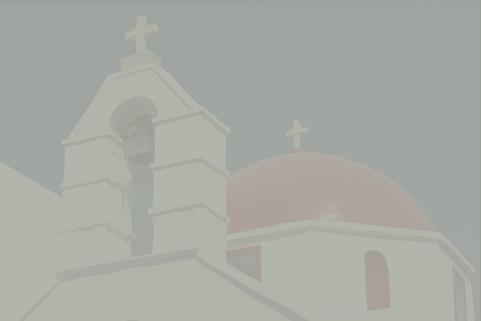
#> input picture Project1A_submission/canny_dataset/118035.jpg, 481 x 321 px; its folder holds only this picture in this run
$ python cannyEdge.py
#> lines starting #> are read from the running program, lines starting #| are printed output that depends on the picture
#> further down, I is the input picture: shape (321, 481, 3); mean R, G, B 168, 170.4, 164.4
### Project1A_submission/utils.py
'''
  File name: utils.py
  Author: Haoyuan(Steve) Zhang
  Date created: 9/10/2017
'''

'''
  File clarification:
    Utils file that contributes the project
'''
#!/usr/local/bin/python3
import numpy as np
from scipy import signal
import matplotlib.pyplot as plt

'''
  Derivatives visualzation function
'''
def visDerivatives(I_gray, Mag, Magx, Magy):
  fig, axes = plt.subplots(2, 2, figsize = (12, 12))

  axes[0,0].imshow(Mag, cmap='gray', interpolation='nearest')
  axes[0,0].axis('off')
  axes[0,0].set_title('Gradient Magnitude')

  axes[0,1].imshow(Magx, cmap='gray', interpolation='nearest')
  axes[0,1].axis('off')
  axes[0,1].set_title('Gradient Magnitude (x axis)')

  axes[1,0].imshow(Magy, cmap='gray', interpolation='nearest')
  axes[1,0].axis('off')
  axes[1,0].set_title('Gradient Magnitude (y axis)')

  # plot gradient orientation
  Mag_vec = Mag.transpose().reshape(1, Mag.shape[0] * Mag.shape[1])
  hist, bin_edge = np.histogram(Mag_vec.transpose(), 100)

  ind_array = np.array(np.where( (np.cumsum(hist).astype(float) / hist.sum()) < 0.95))
  thr = bin_edge[ind_array[0, -1]]

  ind_remove = np.where(np.abs(Mag) < thr)
  Magx[ind_remove] = 0
  Magy[ind_remove] = 0

  X, Y = np.meshgrid(np.arange(0, Mag.shape[1], 1), np.arange(0, Mag.shape[0], 1))

  axes[1,1].imshow(I_gray, cmap='gray', interpolation='nearest')
  axes[1,1].axis('off')
  axes[1,1].set_title('Gradient Orientation')

  Q = plt.quiver(X, Y, Magx, Magy)
  qk = plt.quiverkey(Q, 0.9, 0.9, 2, r'$2 \frac{m}{s}$', labelpos='E', coordinates='figure')

'''
  Edge detection result visualization function
'''
def visCannyEdge(Im_raw, M, E):
  # plot image
  fig, (ax0, ax1, ax2) = plt.subplots(1, 3, figsize = (12, 12))

  # plot original image
  ax0.imshow(Im_raw)
  ax0.axis("off")
  ax0.set_title('Raw image')

  # plot edge detection result
  ax1.imshow(M, cmap='gray', interpolation='nearest')
  ax1.axis("off")
  ax1.set_title('Non-Max Suppression Result')

  # plot original image
  ax2.imshow(E, cmap='gray', interpolation='nearest')
  ax2.axis("off")
  ax2.set_title('Canny Edge Detection')

'''
  Generate one dimension Gaussian distribution
  - input mu: the mean of pdf
  - input sigma: the standard derivation of pdf
  - input length: the size of pdf
  - output: a row vector represents one dimension Gaussian distribution
'''
# [14 lines left out: function GaussianPDF_1D, not called in this run]

'''
  Generate two dimensional Gaussian distribution
  - input mu: the mean of pdf
  - input sigma: the standard derivation of pdf
  - input row: length in row axis
  - input column: length in column axis
  - output: a 2D matrix represents two dimensional Gaussian distribution
'''
# [7 lines left out: function GaussianPDF_2D, not called in this run]

'''
  Convert RGB image to gray one manually
  - Input I_rgb: 3-dimensional rgb image
  - Output I_gray: 2-dimensional grayscale image
'''
def rgb2gray(I_rgb):
  r, g, b = I_rgb[:, :, 0], I_rgb[:, :, 1], I_rgb[:, :, 2]
  I_gray = 0.2989 * r + 0.5870 * g + 0.1140 * b
  return I_gray

'''
#   Function Input
#   v     M*N            the value lies on grid point which is corresponding to the meshgrid coordinates
#   xq    M1*N1 or M2    the query points x coordinates
#   yq    M1*N1 or M2    the query points y coordinates
#
##########
#   Function Output
#   interpv , the interpolated value at querying coordinates xq, yq, it has the same size as xq and yq.
##########
#   For project 1, v = Mag
#                  xq and yq are the coordinates of the interpolated location, i.e the coordinates computed based on the gradient orientation.
'''
def interp2(v, xq, yq):

	if len(xq.shape) == 2 or len(yq.shape) == 2:
		dim_input = 2
		q_h = xq.shape[0]
		q_w = xq.shape[1]
		xq = xq.flatten()
		yq = yq.flatten()

	h = v.shape[0]
	w = v.shape[1]
	if xq.shape != yq.shape:
		raise 'query coordinates Xq Yq should have same shape'


	x_floor = np.floor(xq).astype(np.int32)
	y_floor = np.floor(yq).astype(np.int32)
	x_ceil = np.ceil(xq).astype(np.int32)
	y_ceil = np.ceil(yq).astype(np.int32)

	x_floor[x_floor<0] = 0
	y_floor[y_floor<0] = 0
	x_ceil[x_ceil<0] = 0
	y_ceil[y_ceil<0] = 0

	x_floor[x_floor>=w-1] = w-1
	y_floor[y_floor>=h-1] = h-1
	x_ceil[x_ceil>=w-1] = w-1
	y_ceil[y_ceil>=h-1] = h-1

	v1 = v[y_floor, x_floor]
	v2 = v[y_floor, x_ceil]
	v3 = v[y_ceil, x_floor]
	v4 = v[y_ceil, x_ceil]

	lh = yq - y_floor
	lw = xq - x_floor
	hh = 1 - lh
	hw = 1 - lw

	w1 = hh * hw
	w2 = hh * lw
	w3 = lh * hw
	w4 = lh * lw

	interp_val = v1 * w1 + w2 * v2 + w3 * v3 + w4 * v4

	if dim_input == 2:
		return interp_val.reshape(q_h,q_w)
	return interp_val

### Project1A_submission/findDerivatives.py
'''
  File name: findDerivatives.py
  Author:
  Date created:
'''

'''
  File clarification:
    Compute gradient information of the input grayscale image
    - Input I_gray: H x W matrix as image
    - Output Mag: H x W matrix represents the magnitude of derivatives
    - Output Magx: H x W matrix represents the magnitude of derivatives along x-axis
    - Output Magy: H x W matrix represents the magnitude of derivatives along y-axis
    - Output Ori: H x W matrix represents the orientation of derivatives
'''
#!/usr/local/bin/python3
import numpy as np
from scipy import signal
import matplotlib.pyplot as plt
import utils

def findDerivatives(I_gray):

  # Gaussian Filter Definition
  G = [[2.0/159.0, 4.0/159.0, 5.0/159.0, 4.0/159.0, 2.0/159.0],
       [4.0/159.0, 9.0/159.0, 12.0/159.0, 9.0/159.0, 4.0/159.0],
       [5.0/159.0, 12.0/159.0, 15.0/159.0, 12.0/159.0, 5.0/159.0],
       [4.0/159.0, 9.0/159.0, 12.0/159.0, 9.0/159.0, 4.0/159.0],
       [2.0/159.0, 4.0/159.0, 5.0/159.0, 4.0/159.0, 2.0/159.0]]

# OUTPUT: Magx & Magy - Find the magnitude of derivatives along x-axis and y-axis
  # Filter out noise and compute derivative (gradient)
  dx, dy = np.gradient(G, axis = (1,0))
  Magx = signal.convolve2d(I_gray, dx,'same', boundary = 'symm')
  Magy = signal.convolve2d(I_gray, dy,'same', boundary = 'symm')

# OUTPUT: Mag - Find the magnitude of the derivatives
  # Compute Magnitude of the gradient
  Mag = np.sqrt(Magx*Magx + Magy*Magy);

# OUPUT: Ori - Find the orientation of the edges
  Ori = np.arctan2(Magy, Magx);  # Gradient Angle

  D = [Mag, Magx, Magy, Ori] # [Mag,Magx,Magy,Ori]
  return(D)

### Project1A_submission/nonMaxSup.py
'''
  File name: nonMaxSup.py
  Author:
  Date created:
'''

'''
  File clarification:
    Find local maximum edge pixel using NMS along the line of the gradient
    - Input Mag: H x W matrix represents the magnitude of derivatives
    - Input Ori: H x W matrix represents the orientation of derivatives
    - Output M: H x W binary matrix represents the edge map after non-maximum suppression
'''
#!/usr/local/bin/python3
import utils
import numpy as np

def nonMaxSup(Mag, Ori):
# 1) make a mesh grid of all pixel locations
  nr = Mag.shape[0];
  nc = Mag.shape[1];
  X, Y = np.meshgrid(np.arange(nc), np.arange(nr))

# 2) use the orientation to compute the offset forward and back for each pixel
  delta_xb = np.cos(Ori + np.pi) # delta back x-pixel
  delta_xf = np.cos(Ori) # delta forward x-pixel
  delta_yb = np.sin(Ori + np.pi) # delta backward y-pixel
  delta_yf = np.sin(Ori) # delta forward y-pixel
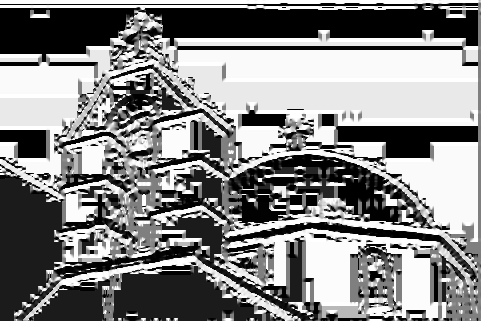
#> delta_yf: shape (321, 481) float64; min -1, max 1, mean 0.0485; drawn with min black and max white

# 3) make a comparison pixel locations for forward and back for all pixel locations
  xf = delta_xf + X
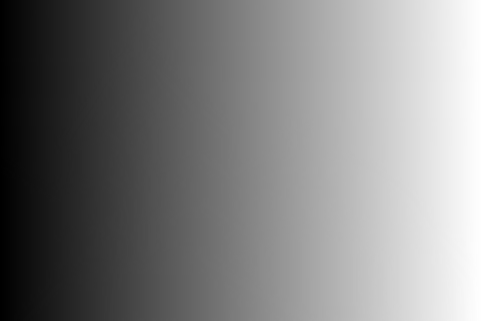
#> xf: shape (321, 481) float64; min -0.654, max 479.3, mean 240; drawn with min black and max white
  xb = delta_xb + X
  yf = delta_yf + Y
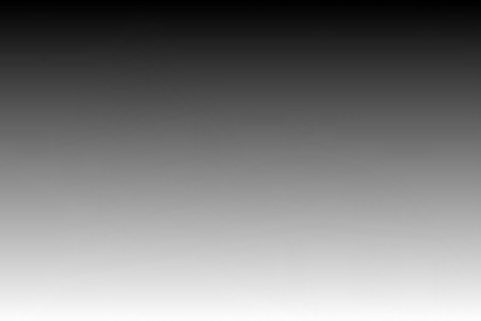
#> yf: shape (321, 481) float64; min 0.415, max 321, mean 160; drawn with min black and max white
  yb = delta_yb + Y

# 4) interpolate the comparison grid to get values for forward and back
  Magb = utils.interp2(Mag, xb,  yb)
  Magf = utils.interp2(Mag, xf, yf)

# 5) compare each direction
  mask = np.logical_and(Mag > Magb, Mag > Magf)
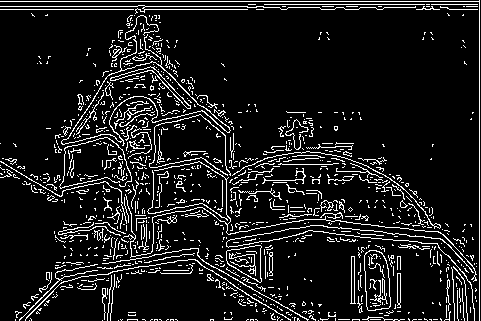
#> mask: shape (321, 481) bool; 10.2% white in thin lines or dots

#  from IPython.core.debugger import Pdb
#  Pdb().set_trace()

  return mask


### Project1A_submission/edgeLink.py
'''
  File name: edgeLink.py
  Author:
  Date created:
'''

'''
  File clarification:
    Use hysteresis to link edges based on high and low magnitude thresholds
    - Input M: H x W logical map after non-max suppression
    - Input Mag: H x W matrix represents the magnitude of gradient
    - Input Ori: H x W matrix represents the orientation of gradient
    - Output E: H x W binary matrix represents the final canny edge detection map

Basically we move all the weak edge pixels in their edge direction. And if any pixel lands on a strong edge, then we make that weak pixel a strong pixel.

Then, we iterate this a fixed amount of times

So, the weak pixels start becoming strong pixels 1 jump at a time

Nidhi did mention about doing some fixed "hops" im not sure

Also, we can make the edge direction discrete so we can access +1 -1 in X Y
I did ask for diagonal another TA said its fine to do it in orthogonal axis
'''
#!/usr/local/bin/python3
import numpy as np
import utils
import matplotlib.pyplot as plt
import helpers

def edgeLink(M, Mag, Ori):
# - Thresholds for weak edges & strong edges -
  threshold_low = np.median(Mag)
#> threshold_low = 5.06e-15
  threshold_high = np.median(Mag) + (np.std(Mag))
#> threshold_high = 0.67

  strong_edge_map = np.multiply(M, np.greater(Mag, threshold_high))
#> strong_edge_map: shape (321, 481) bool; 4.1% white in thin lines or dots
  weak_edge_map = np.multiply(M, np.logical_and(Mag > threshold_low, Mag < threshold_high))
#> weak_edge_map: shape (321, 481) bool; 6.2% white in thin lines or dots

# 1) make a mesh grid of all pixel locations
  nr = Mag.shape[0];
  nc = Mag.shape[1];
  X, Y = np.meshgrid(np.arange(nc), np.arange(nr))

  for x in range(1,2):

    weak_edge_map = np.logical_xor(weak_edge_map, np.logical_and(weak_edge_map, strong_edge_map))
# 2) use the orientation to compute the offset forward and back for each pixel
    delta_xb = x * (np.cos(Ori - np.pi/2)) # delta back x-pixel
    delta_xf = x * (np.cos(Ori + np.pi/2)) # delta forward x-pixel
    delta_yb = x * (np.sin(Ori - np.pi/2)) # delta backward y-pixe
    delta_yf = x * (np.sin(Ori + np.pi/2)) # delta forward y-pixel

# 3) make a comparison pixel locations for forward and back for all pixel locations
    xf = np.multiply(delta_xf, weak_edge_map) + X
    xb = np.multiply(delta_xb, weak_edge_map) + X
    yf = np.multiply(delta_yf, weak_edge_map) + Y
    yb = np.multiply(delta_yb, weak_edge_map) + Y

    for y in range(20):
# 4) use weak_edge_map's orientation to see if there is a strong edge in its neighborhood
      Hb = helpers.hysteria(strong_edge_map, xb, yb)
      Hf = helpers.hysteria(strong_edge_map, xf, yf)
      strong_edge_map = np.logical_or(strong_edge_map, Hb)
      strong_edge_map = np.logical_or(strong_edge_map, Hf)
#> this loop made 1 pass
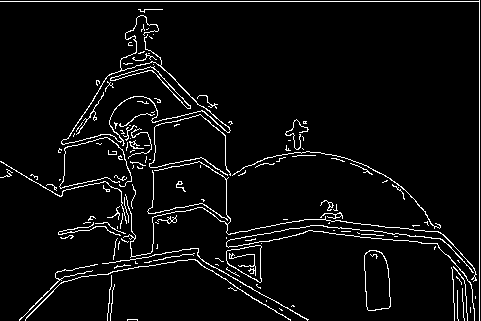
#> strong_edge_map: shape (321, 481) bool; 4.8% white in thin lines or dots
  return(strong_edge_map)
'''plt.figure()
  ax = plt.subplot(221)
  plt.title('Edge Map')
  plt.imshow(M*Mag, cmap='gray')

  plt.subplot(222, sharex=ax, sharey=ax)
  plt.title('Weak Edge Map')
  plt.imshow(weak_edge_map, cmap='gray')

  plt.subplot(223, sharex=ax, sharey=ax)
  plt.title('orig_strong_edge_map')
  plt.imshow(orig_strong_edge_map, cmap='gray')

  plt.subplot(224, sharex=ax, sharey=ax)
  plt.title('strong_edge_map')
  plt.imshow(strong_edge_map, cmap='gray')

  plt.show()
'''


### Project1A_submission/helpers.py
'''
  File name: helpers.py
  Author:
  Date created:
'''

'''
  File clarification:
    Helpers file that contributes the project
    You can design any helper function in this file to improve algorithm
'''
 #!/usr/bin/env python3
import numpy as np

def hysteria(v, xq, yq):
  q_h = xq.shape[0]
  q_w = xq.shape[1]

  xq = xq.flatten()
  yq = yq.flatten()

  h = v.shape[0]
  w = v.shape[1]

  x_floor = np.floor(xq).astype(np.int32)
  y_floor = np.floor(yq).astype(np.int32)
  x_ceil = np.ceil(xq).astype(np.int32)
  y_ceil = np.ceil(yq).astype(np.int32)

  x_floor[x_floor<0] = 0
  y_floor[y_floor<0] = 0
  x_ceil[x_ceil<0] = 0
  y_ceil[y_ceil<0] = 0

  x_floor[x_floor>=w-1] = w-1
  y_floor[y_floor>=h-1] = h-1
  x_ceil[x_ceil>=w-1] = w-1
  y_ceil[y_ceil>=h-1] = h-1

  v1 = v[y_floor, x_floor]
  v2 = v[y_floor, x_ceil]
  v3 = v[y_ceil, x_floor]
  v4 = v[y_ceil, x_ceil]

  log1 = np.logical_or(v1, v2)
  log2 = np.logical_or(v3, v4)
  result = np.logical_or(log1, log2)

  return(result.reshape(q_h,q_w))

### Project1A_submission/Test_script.py
'''
  File name: utils.py
  Author: Haoyuan(Steve) Zhang
  Date created: 9/12/2017
'''

'''
  File clarification:
    Test the canny edge detection output's format including
    dimension, size and type
    - Input I: raw image
    - Input E: canny edge detection result
'''
#!/usr/local/bin/python
def Test_script(I, E):
  test_pass = True

  # E should be 2D matrix
  if E.ndim != 2:
    print ('ERROR: Incorrect Edge map dimension! \n')
    test_pass = False
  # end if

  # E should have same size with original image
  nr_I, nc_I = I.shape[0], I.shape[1]
  nr_E, nc_E = E.shape[0], E.shape[1]

  if nr_I != nr_E or nc_I != nc_E:
    print ('ERROR: Edge map size has changed during operations! \n')
    test_pass = False
  # end if

  # E should be a binary matrix so that element should be either 1 or 0
  numEle = E.size
  numOnes, numZeros = E[E == 1].size, E[E == 0].size

  if numEle != (numOnes + numZeros):
    print ('ERROR: Edge map is not binary one! \n')
    test_pass = False
  # end if

  if test_pass:
    print ('Test Passed! \n')
  else:
    print ('Test Failed! \n')

  return test_pass

### Project1A_submission/cannyEdge.py
#!/usr/local/bin/python3
'''
  File name: cannyEdge.py
  Author: Haoyuan(Steve) Zhang
  Date created: 9/10/2017
'''

'''
  File clarification:
    Canny edge detector
    - Input: A color image I = uint8(H, W, 3), where H, W are two dimensions of the image
    - Output: An edge map E = logical(H, W)

    - TO DO: Complete three main functions findDerivatives, nonMaxSup and edgeLink
             to make your own canny edge detector work
'''

import numpy as np
import matplotlib.pyplot as plt
import os
from scipy import signal
from PIL import Image

# import functions
from findDerivatives import findDerivatives
from nonMaxSup import nonMaxSup
from edgeLink import edgeLink
from Test_script import Test_script
import utils, helpers


# cannyEdge detector
def cannyEdge(I):
  # convert RGB image to gray color space
  im_gray = utils.rgb2gray(I)

  Mag, Magx, Magy, Ori = findDerivatives(im_gray)
  M = nonMaxSup(Mag, Ori)
  E = edgeLink(M, Mag, Ori)

  # only when test passed that can show all results
  if Test_script(im_gray, E):
    # visualization results
    utils.visDerivatives(im_gray, Mag, Magx, Magy)
#> in visDerivatives, `hist, bin_edge = np.histogram(Mag_vec.transpose(), 100)`: hist = 100 values, max 88906 at index 0, min 1 at index 95, mean 1544; bin_edge = 101 values from 8.88e-16 to 5.23
#> in visDerivatives, `thr = bin_edge[ind_array[0, -1]]`: thr = 1.88
#> in visDerivatives, `ind_remove = np.where(np.abs(Mag) < thr)`: ind_remove = 145997 positions, rows 0 to 320, columns 0 to 480
#> in visDerivatives, `Magy[ind_remove] = 0`:
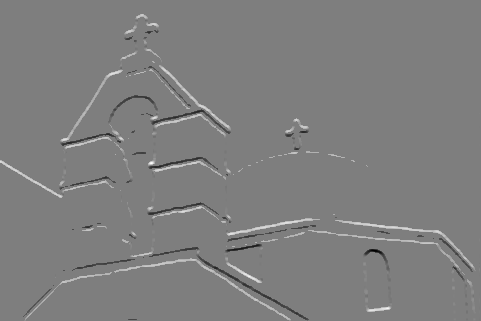
#> Magy: shape (321, 481) float64; min -4.84, max 4.92, mean 0.0256; drawn with min black and max white
    utils.visCannyEdge(I, M, E)

    plt.show()
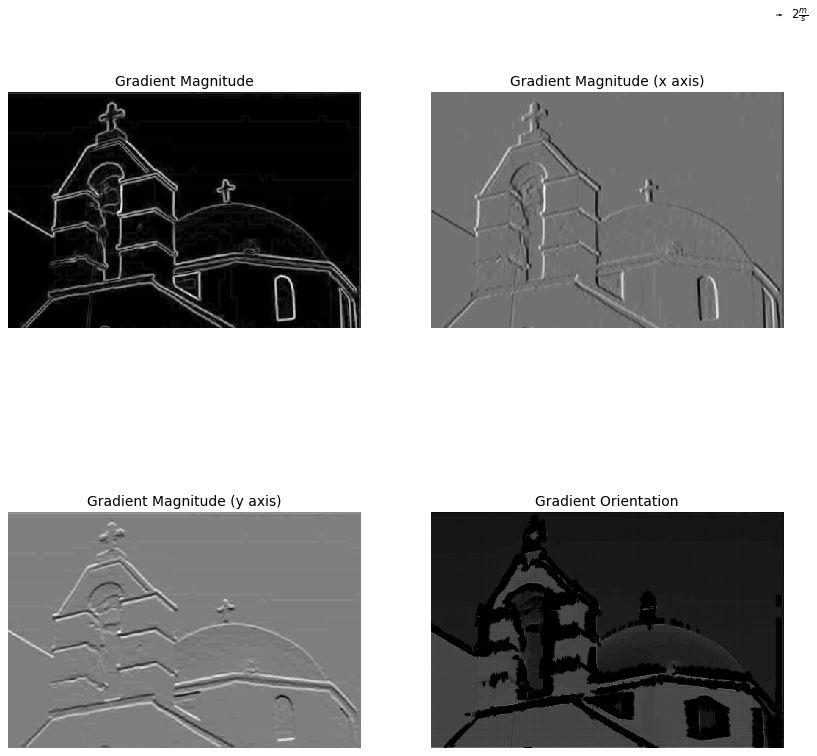
#> figure drawn by matplotlib, 4 panels

  return E


if __name__ == "__main__":
  # the folder name that stores all images
  # please make sure that this file has the same directory as image folder
  folder = 'canny_dataset'

  # read images one by one
  for filename in os.listdir(folder):
    # read in image and convert color space for better visualization
    im_path = os.path.join(folder, filename)
    I = np.array(Image.open(im_path).convert('RGB'))

    ## TO DO: Complete 'cannyEdge' function
    E = cannyEdge(I)
